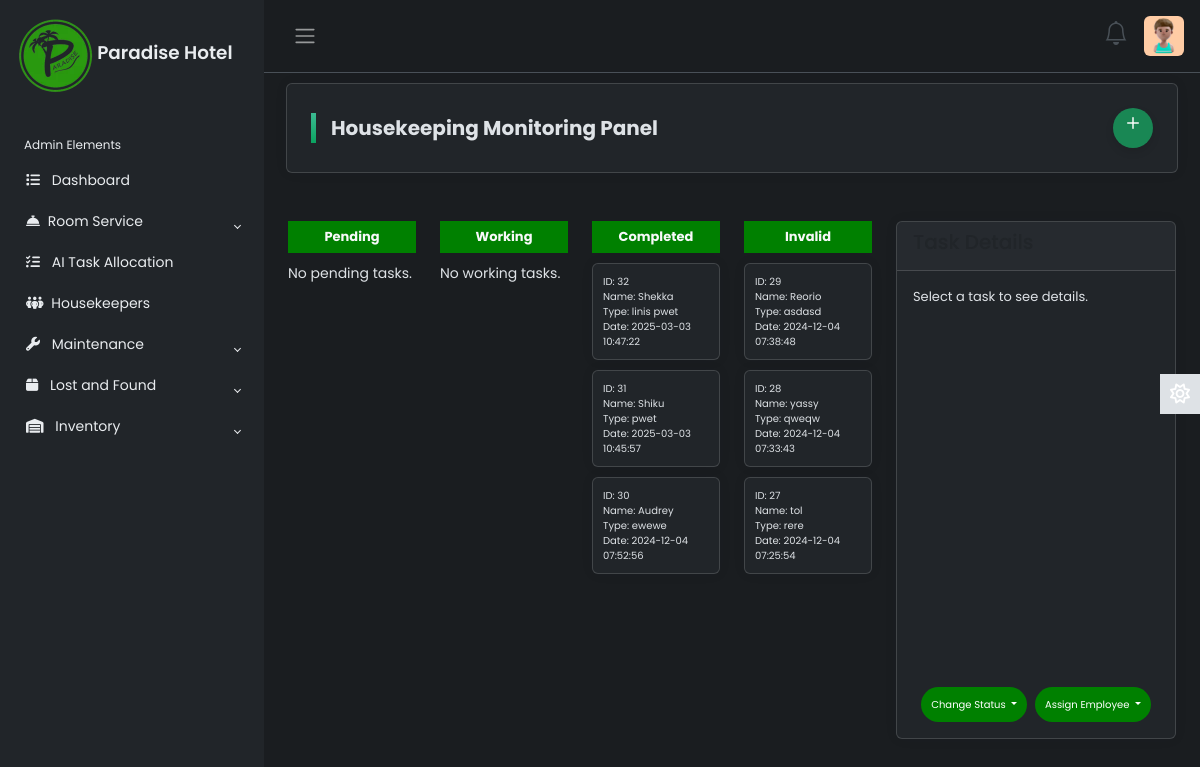
The app's page /roomservice.php (signed in), older data.
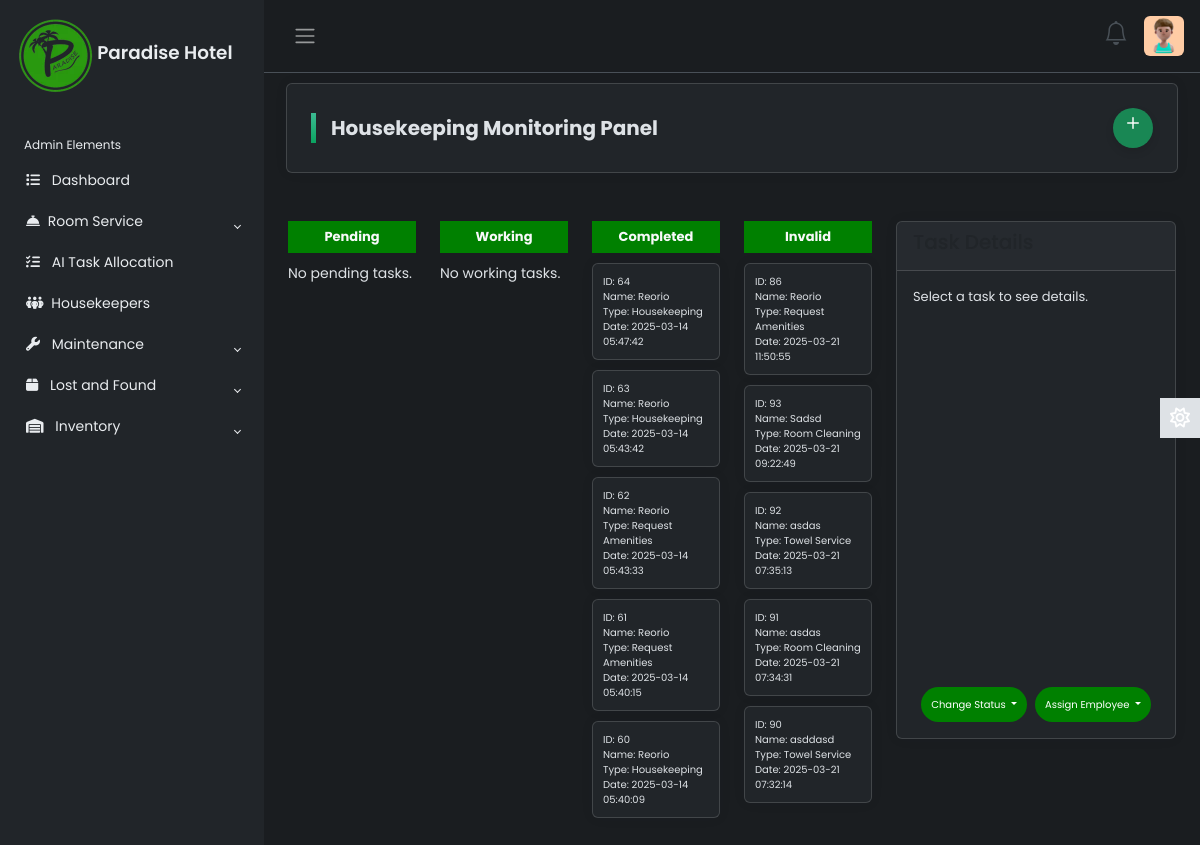
The same page, newer data.
### tables this page shows
CREATE TABLE `customer_messages` (
  `id` int(11) NOT NULL,
  `uname` varchar(11) DEFAULT NULL,
  `request` varchar(100) DEFAULT NULL,
  `details` text DEFAULT NULL,
  `room` text DEFAULT NULL,
  `status` varchar(20) DEFAULT NULL,
  `created_at` timestamp NOT NULL DEFAULT current_timestamp(),
  `priority` varchar(10) DEFAULT 'Low'
);

### roomservice.php (the view, shortened to what the changed rows need)
<!DOCTYPE html>
<html lang="en">
<head>
    <link href="https://cdnjs.cloudflare.com/ajax/libs/bootstrap/5.3.0/css/bootstrap.min.css" rel="stylesheet">
    <link href='https://unpkg.com/boxicons@2.0.9/css/boxicons.min.css' rel='stylesheet'>
    <link rel="stylesheet" href="https://cdn.jsdelivr.net/npm/bootstrap-icons@1.3.0/font/bootstrap-icons.css">
    <link rel="stylesheet" href="css/roomservice.css">
</head>
<body>
    <?php include('index.php'); ?>
    <div class="container mt-2">
    <div class="row m-0">
    <div class="col-md-8">
        <div class="row mt-4" id="roomServiceCards">
        <div class="col-md-3 status-column" data-status="complete">
            <div class="status-grid">
                <?php
                $completedTasks = $conn->query("SELECT * FROM customer_messages WHERE status = 'complete' ORDER BY created_at DESC LIMIT 5");
                if ($completedTasks->num_rows > 0):
                    while ($task = $completedTasks->fetch_assoc()):
                ?>
                    <div class="status-card card mb-0" data-task-id="<?php echo $task['id']; ?>" onclick="showDetails(<?php echo $task['id']; ?>)">
                        <p>ID: <?php echo $task['id']; ?></p>
                        <p>Name: <?php echo htmlspecialchars($task['uname']); ?></p>
                        <p>Type: <?php echo htmlspecialchars($task['request']); ?></p>
                        <p>Date: <?php echo $task['created_at']; ?></p>
                    </div>
                    <?php
                        endwhile;
                    else:
                        echo "<p>No completed tasks.</p>";
                    endif;
                    ?>
            </div>
        </div>
        <div class="col-md-3 status-column" data-status="invalid">
            <div class="status-grid">
                <?php
                $invalidTasks = $conn->query("SELECT * FROM customer_messages WHERE status = 'invalid' ORDER BY created_at DESC LIMIT 5");
                if ($invalidTasks->num_rows > 0):
                    while ($task = $invalidTasks->fetch_assoc()):
                ?>
                    <div class="status-card card mb-0" data-task-id="<?php echo $task['id']; ?>" onclick="showDetails(<?php echo $task['id']; ?>)">
                        <p>ID: <?php echo $task['id']; ?></p>
                        <p>Name: <?php echo htmlspecialchars($task['uname']); ?></p>
                        <p>Type: <?php echo htmlspecialchars($task['request']); ?></p>
                        <p>Date: <?php echo $task['created_at']; ?></p>
                    </div>
                    <?php
                        endwhile;
                    else:
                        echo "<p>No invalid tasks.</p>";
                    endif;
                    ?>
            </div>
        </div>
    </div>
</div>
</body>
</html>

Row changes from the older to the newer data that the page shows:
no longer on this page (row unchanged): customer_messages: id "32", uname "Shekka", request "linis pwet", created_at "2025-03-03 10:47:22", shown under "Completed"
no longer on this page (row unchanged): customer_messages: id "31", uname "Shiku", request "pwet", created_at "2025-03-03 10:45:57", shown under "Completed"
no longer on this page (row unchanged): customer_messages: id "30", uname "Audrey", request "ewewe", created_at "2024-12-04 07:52:56", shown under "Completed"
no longer on this page (row unchanged): customer_messages: id "29", uname "Reorio", request "asdasd", created_at "2024-12-04 07:38:48", shown under "Invalid"
no longer on this page (row unchanged): customer_messages: id "28", uname "yassy", request "qweqw", created_at "2024-12-04 07:33:43", shown under "Invalid"
no longer on this page (row unchanged): customer_messages: id "27", uname "tol", request "rere", created_at "2024-12-04 07:25:54", shown under "Invalid"
added customer_messages: id "64", uname "Reorio", request "Housekeeping", created_at "2025-03-14 05:47:42", shown under "Completed"
added customer_messages: id "63", uname "Reorio", request "Housekeeping", created_at "2025-03-14 05:43:42", shown under "Completed"
added customer_messages: id "62", uname "Reorio", request "Request Amenities", created_at "2025-03-14 05:43:33", shown under "Completed"
added customer_messages: id "61", uname "Reorio", request "Request Amenities", created_at "2025-03-14 05:40:15", shown under "Completed"
added customer_messages: id "60", uname "Reorio", request "Housekeeping", created_at "2025-03-14 05:40:09", shown under "Completed"
added customer_messages: id "86", uname "Reorio", request "Request Amenities", created_at "2025-03-21 11:50:55", shown under "Invalid"
added customer_messages: id "93", uname "Sadsd", request "Room Cleaning", created_at "2025-03-21 09:22:49", shown under "Invalid"
added customer_messages: id "92", uname "asdas", request "Towel Service", created_at "2025-03-21 07:35:13", shown under "Invalid"
added customer_messages: id "91", uname "asdas", request "Room Cleaning", created_at "2025-03-21 07:34:31", shown under "Invalid"
added customer_messages: id "90", uname "asddasd", request "Towel Service", created_at "2025-03-21 07:32:14", shown under "Invalid"
